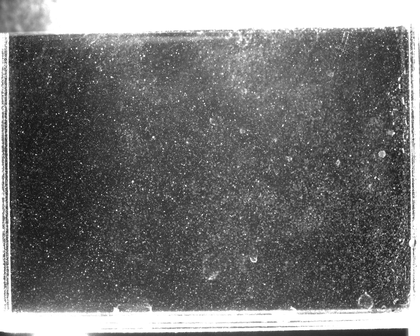
%> input picture PIV/Group 13/A.tif, 420 x 336 px, shrunk from 1280 x 1024 before the run
$ octave iterativeraufruf.m   (GNU Octave 9; MATLAB toolbox functions it lacks are replaced by stand-ins)
%> lines starting %> are read from the running program, lines starting %| are printed output that depends on the picture
### PIV/Group 13/Run3/PIV_base.m
function [xgrid,ygrid,uvecs,vvecs,peaks,valid,cmaps] = PIV_base (I1,I2,mode,wxy,sxy,oxy,gxy,avgmaps,threshold)

%   Last Update: 29-NOW-09

%   ------ List of Changes ------
% [xgrid,ygrid,uvecs,vvecs,peaks,valid,cmaps] = PIV_base (Amean,Bmean,1,[62,62],[15,15],[0,0],[16,16],[],0);
%   -----------------------------

%   PIV 2-component, 2-D Particle Image Velocimetry
%
%   I1,I2:          images (no stacked slices allowed - use frame averaging to combine data)
%
%   mode:           0  = PIV with SINC subpixel interpolation
%                   1  = PIV with GAUSS subpixel interpolation
%                   -1 = PIV WITHOUT subpixel interpolation
%
%   wxy:            [wx,wy]     interrogation window size
%   sxy:            [sx,sy]     max search size in x and y
%   oxy:            [ox,oy]     window offset (constant across image)
%                   [nx,ny,2]	window offset for individual grid points
%   gxy:            [gx,gy]     window shift
%                   [nx,ny,2]	window positions in x and y
%
%   avgmaps:        composite image of correlation maps to be averaged with
%                   current data (leave empty if not needed)
%
%   xgrid,ygrid:    grid location of output results
%   uvecs, vvecs:   (map averaged) u- and v- velocities
%   peaks:          map of peak heights
%   valid:          map of flags: -1=invalid, 0=integer shifts ok, 1=subpixel shifts ok
%   cmaps:          output composite image of correlation maps to be averaged with
%                   subsequent data

%----------------------- global variables -----------------------------------

clear global CSZX CSZY
clear global QMAT QQ
clear global PHASEX PHASEY PHASEXX PHASEXY PHASEYY
clear global MAXITER

global CSZX CSZY
CSZX= 2*sxy(1) + 1;                     % x-size of correlation map, always odd
CSZY= 2*sxy(2) + 1;                     % y-size of correlation map, always odd

% matrix for Gaussian peak fit
global QMAT QQ
QMAT= [ [ 1 -1 -1  1  1  1]; ...
        [ 1  0 -1  0  0  1]; ...
        [ 1  1 -1  1 -1  1]; ...
        [ 1 -1  0  1  0  0]; ...
        [ 1  0  0  0  0  0]; ...
        [ 1  1  0  1  0  0]; ...
        [ 1 -1  1  1 -1  1]; ...
        [ 1  0  1  0  0  1]; ...
        [ 1  1  1  1  1  1] ];
QQ= QMAT' * QMAT;

% compute phase mask for FFT shifts
global PHASEX PHASEY PHASEXX PHASEXY PHASEYY
PHASEX= zeros(1,CSZX);
PHASEX(1:sxy(1)+1)= 2*pi*(0:sxy(1))./CSZX;
PHASEX(sxy(1)+2:CSZX)= 2*pi*(-sxy(1):-1)./CSZX;
PHASEX= repmat(PHASEX,CSZY,1);

PHASEY= zeros(1,CSZY);
PHASEY(1:sxy(2)+1)= 2*pi*(0:sxy(2))./CSZY;
PHASEY(sxy(2)+2:CSZY)= 2*pi*(-sxy(2):-1)./CSZY;
PHASEY= repmat(PHASEY',1,CSZX);

PHASEXX= PHASEX.*PHASEX;
PHASEXY= PHASEX.*PHASEY;
PHASEYY= PHASEY.*PHASEY;

global MAXITER
MAXITER= 20;

%-----------------------------------------------------------------------------

if size(I1) ~= size(I2)
    error ('Images should be same size ...');
end

if abs(mode) > 1
    error ('Select proper subpixel processing mode: 0=Sinc, 1=Gauss, -1=None ...');
end

if wxy(1) < 1 || wxy(2) < 1
    error ('Wrong window size wxy ...');
end

if sxy(1) < 1 || sxy(2) < 1
    error ('Search range sxy too small ...');
end

if 2*sxy(1) >= wxy(1) || 2*sxy(2) >= wxy(2)
    error ('Search range sxy too large ...');
end

if gxy(1) < 1 || gxy(2) < 1
    error ('Wrong window spacing dxy ...');
end

[height,width,nslice]=size(I1);

if nslice > 1
    disp ('Only processing first slice of image stack !');
end

% make sure image data are floating point
I1=double(I1);
I2=double(I2);

% fill in arrays of interrogation grid points
if numel(gxy) ==2
    % grid spacing is prescribed
    nx= floor((width-wxy(1))/gxy(1)) + 1;
    ny= floor((height-wxy(2))/gxy(2)) + 1;
    [xgrid,ygrid]= meshgrid((0:nx-1)*gxy(1)+1,(0:ny-1)*gxy(2)+1);
    xgrid= xgrid + wxy(1)/2 - 0.5;
    ygrid= ygrid + wxy(2)/2 - 0.5;
else
    % full grid is prescribed
    [ny,nx,nz]= size(gxy);
    xgrid= gxy(:,:,1);
    ygrid= gxy(:,:,2);
end

% size of smaller interrogation window
wszx= wxy(1)-CSZX+1;
wszy= wxy(2)-CSZY+1;
norm= wszx*wszy;

% initialize output arrays
uvecs= NaN(ny,nx);
vvecs= NaN(ny,nx);
peaks= NaN(ny,nx);
valid= -int8(ones(ny,nx));
cmaps= zeros(ny*CSZY,nx*CSZX);

% compute edge coordinates for PIV grid
if  numel(oxy) == 2
    ox2= repmat(round(oxy(1)/2),ny,nx);
    oy2= repmat(round(oxy(2)/2),ny,nx);
elseif  numel(oxy) == numel(gxy)
    ox2= round(oxy(:,:,1)/2);
    oy2= round(oxy(:,:,2)/2);
else
    error ('Incompatible specification for oxy ...');
end

% precompute sliding means and variances (is faster than for individual
% subwindows)
sumAn= slidesum(I1,wxy(2)-CSZY+1,wxy(1)-CSZX+1);
varAn= slidesum(I1.^2,wxy(2)-CSZY+1,wxy(1)-CSZX+1) - (sumAn.^2)./norm;
sumBn= slidesum(I2,wszy,wszx);
varBn= slidesum(I2.^2,wszy,wszx) - (sumBn.^2)./norm;

% loop over all subwindows
for rcindx=1:nx*ny

    try

        % Extract subwindows from the images
        xoff= xgrid(rcindx) - wxy(1)/2 + 0.5;
        yoff= ygrid(rcindx) - wxy(2)/2 + 0.5;

        % extract smaller subwindow from first image
        x1= xoff-ox2(rcindx)+sxy(1);
        y1= yoff-oy2(rcindx)+sxy(2);
        A= I1(y1:y1+wxy(2)-CSZY,x1:x1+wxy(1)-CSZX);

        % extract full subwindow from second image
        x2= xoff+ox2(rcindx);
        y2= yoff+oy2(rcindx);
        B= I2(y2:y2+wxy(2)-1,x2:x2+wxy(1)-1);

        % insert previous map estimate if available
        rr= mod(rcindx-1,ny)*CSZY;
        cc= fix((rcindx-1)/ny)*CSZX;
        if not(isempty(avgmaps))
            newmap= avgmaps(rr+1:rr+CSZY,cc+1:cc+CSZX);
        else
            newmap= zeros(CSZY,CSZX);
        end

        % compute normalizing denominator
        denom= sqrt(varAn(y1,x1) .* varBn(y2:y2+CSZY-1,x2:x2+CSZX-1));

        if denom ~= 0

            % compute covariance for windows
            fft_A= fft2(A,wxy(2),wxy(1));   % padded for size of subwindow B
            fft_B= fft2(B);
            corrAB= ifft2(conj(fft_A).*fft_B,'symmetric');

            % compute (co-)variances
            covAB= corrAB(1:CSZY,1:CSZX) - sumAn(y1,x1).*sumBn(y2:y2+CSZY-1,x2:x2+CSZX-1)./norm;

            % compute correlation map
            normcorr= covAB ./ denom;
            if max(normcorr(:)) >= threshold
                newmap= newmap + normcorr;
            end

        end

        % store updated correlation map
        cmaps(rr+1:rr+CSZY,cc+1:cc+CSZX)= newmap;

        % peak analysis only if there are non-zero elements in cmaps
        if newmap ~= 0

            % Find value and position (xpeak, ypeak) of the correlation peak
            peaks(rcindx)= max(newmap(:));
            [ypeak,xpeak]= find(newmap==peaks(rcindx));

            % analyze further only if peak value is unique
            if numel(xpeak) == 1

                % compute shift index
                uvecs(rcindx)= xpeak - sxy(1) - 1 + 2*ox2(rcindx);
                vvecs(rcindx)= ypeak - sxy(2) - 1 + 2*oy2(rcindx);
                valid(rcindx)= 0;

                % correlation maximum is not an a edge
                if mode >= 0 && xpeak~=1 && xpeak~=CSZX && ypeak~=1 && ypeak~=CSZY
                    % subpixel interpolation
                    if mode == 0
                        [intpeak,shift,iter]= sincpeak (newmap,[xpeak,ypeak]);
                    else
                        [intpeak,shift,iter]= gausspeak (newmap,[xpeak,ypeak]);
                    end
                    if iter < MAXITER && intpeak/peaks(rcindx) > 0.98 && intpeak/peaks(rcindx) < 2.0
                        % good data: final interpolated shifts superseedes integer shift estimate
                        uvecs(rcindx)= shift(1) - sxy(1) - 1 + 2*ox2(rcindx);
                        vvecs(rcindx)= shift(2) - sxy(2) - 1 + 2*oy2(rcindx);
                        peaks(rcindx)= intpeak;
                        valid(rcindx)= 1;
                    end
                end
            end
        end

    catch
        % array indexing error (window out of bounds): do nothing, move on
    end

end

return

%----------------------------------------------------------------------------------------

function ss= slidesum(a,n,m)
% sliding window summation; averaging window size is [n,m]
[na,ma]= size(a);
aa= [zeros(1,ma+1); [zeros(na,1),a]];
a1= cumsum(aa,1);
a2 = a1(n+1:na+1,:)-a1(1:na+1-n,:);
a3 = cumsum(a2,2);
ss = a3(:,m+1:ma+1)-a3(:,1:ma+1-m);
return

%----------------------------------------------------------------------------------------

function [peak,shift,it]= gausspeak (cmap,start)

% (pseudo-)Gaussian peak fit: p(x,y) = exp(a + b*x + c*y + d*x*x + e*x*y + f*y*y)

% last modified 23-02-03

global QMAT QQ MAXITER

peak= 0;
shift= [0,0];

ind= 1;
for j=-1:1
    for i=-1:1
        rhs(ind)= log(max(cmap(start(2)+j,start(1)+i),1.e-12));
        ind= ind + 1;
    end
end
if var(rhs) == 0
    % right hand side was clipped everywhere: no good
    it= MAXITER;
    return
end
qr= QMAT' * rhs';
coeffs= QQ \ qr;
mmat= [ [2*coeffs(4) coeffs(5)]; [coeffs(5) 2*coeffs(6)]];
mrhs= [-coeffs(2); -coeffs(3)];
qvec= (mmat \ mrhs)';

if norm(qvec) > 1
    % interpolated displacement is too large: no good
    it= MAXITER;
    return
end

it= 1;
shift= qvec + start;

% compute surface curvature criterion for Gaussian peak
peak= exp(coeffs(1) + coeffs(2)*qvec(1) + coeffs(3)*qvec(2) + ...
          coeffs(4)*qvec(1)*qvec(1) + coeffs(5)*qvec(1)*qvec(2) + coeffs(6)*qvec(2)*qvec(2));

return

%----------------------------------------------------------------------------------------

% [41 lines left out: function sincpeak, not called in this run]

%----------------------------------------------------------------------------------------

% [24 lines left out: function fgheval, not called in this run]

### PIV/Group 13/iterativeraufruf.m
 Amean=imread('A.tif');
%> Amean is the input picture: size 336x420 uint8; min 14, max 255, mean 115.3
Bmean=imread('B.tif');
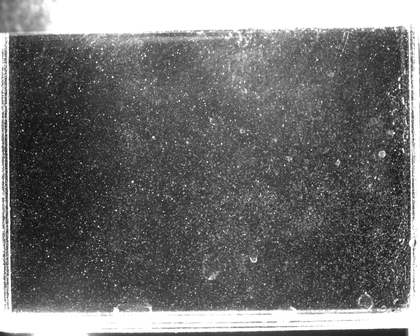
%> input picture PIV/Group 13/B.tif, 420 x 336 px, shrunk from 1280 x 1024 before the run
%> Bmean is the input picture: size 336x420 uint8; min 10, max 255, mean 112.5
[xgrid,ygrid,uvecs,vvecs,peaks,valid,cmaps] = PIV_base (Amean,Bmean,1,[62,62],[15,15],[0,0],[16,16],[],0);
%> call 2 of slidesum, with n = 32, m = 32
%> in slidesum (call 2), `a1= cumsum(aa,1);`:
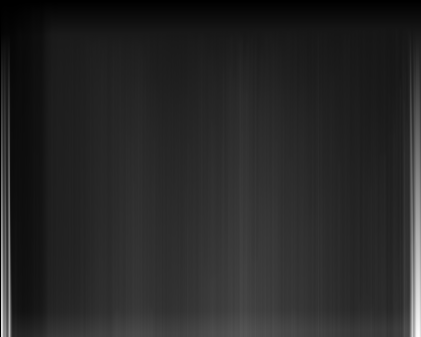
%> a1: size 337x421 double; min 0, max 21786909, mean 3365567.4; drawn with min black and max white
%> in slidesum (call 2), `a2 = a1(n+1:na+1,:)-a1(1:na+1-n,:);`:
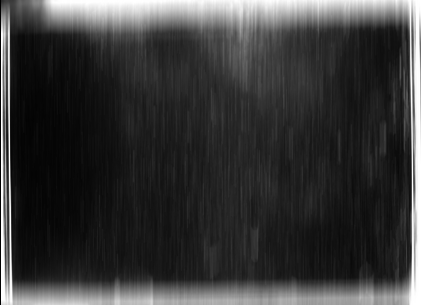
%> a2: size 305x421 double; min 0, max 2080800, mean 463060.1; drawn with min black and max white
%> in slidesum (call 2), `a3 = cumsum(a2,2);`:
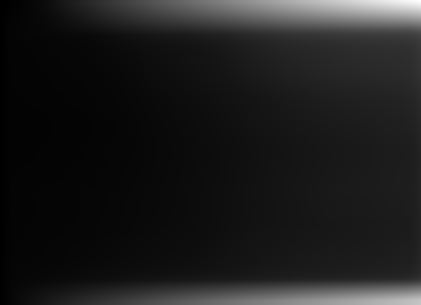
%> a3: size 305x421 double; min 0, max 790014784, mean 90936977.2; drawn with min black and max white
%> in PIV_base, `varAn= slidesum(I1.^2,wxy(2)-CSZY+1,wxy(1)-CSZX+1) - (sumAn.^2)./norm;`:
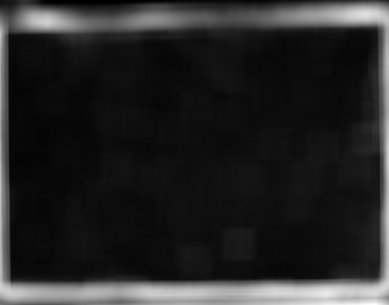
%> varAn: size 305x389 double; min 2, max 7900607.8, mean 1196461.1; drawn with min black and max white
%> the loop in PIV_base, `for rcindx=1:nx*ny` made 414 passes
%> (ypeak, xpeak, shift, intpeak) on passes 1 to 12: (16, 16, [16.15 16], 0.992), (16, 16, [16.39 15.88], 0.959), (16, 16, [16.34 15.77], 0.725), (16, 16, [16.12 15.92], 0.72), (16, 16, [16.01 15.93], 0.728), (16, 16, [16 15.72], 0.589), (15, 16, [16.06 15.14], 0.538), (15, 16, [16.02 15.16], 0.562), (15, 16, [15.94 15.43], 0.618), (16, 16, [15.91 15.57], 0.549), (16, 16, [15.92 15.82], 0.612), (16, 16, [15.89 15.64], 0.6)
%> after the loop in PIV_base, `for rcindx=1:nx*ny`:
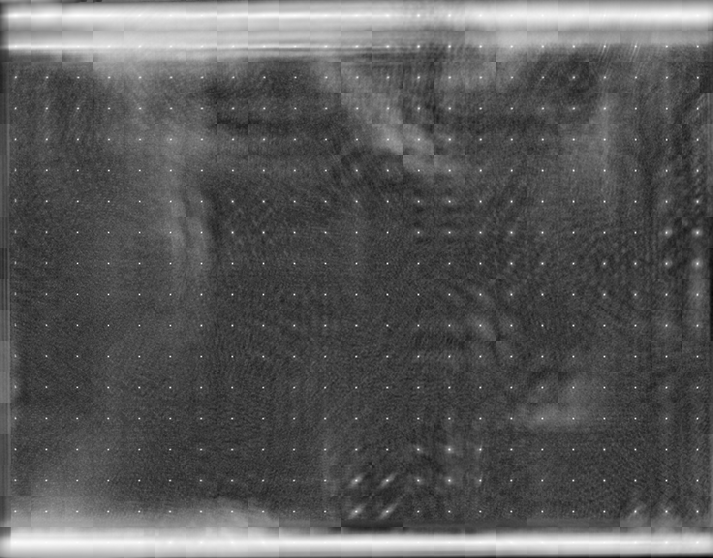
%> cmaps: size 558x713 double; min -0.309, max 0.999, mean 0.149; drawn with min black and max white
xygrid(:,:,2)=ygrid;
xygrid(:,:,1)=xgrid;
uvgrid(:,:,2)=medfilt2(vvecs);
uvgrid(:,:,1)=medfilt2(uvecs);
 [xgrid,ygrid,uvecs2,vvecs2,peaks,valid,cmaps] = PIV_base (Amean,Bmean,1,[62,62],[15,15],uvgrid,xygrid,[],0);
%> the loop in PIV_base (call 2), `for rcindx=1:nx*ny` made 414 passes
%> pass 2, in PIV_base (call 2), `B= I2(y2:y2+wxy(2)-1,x2:x2+wxy(1)-1);`:
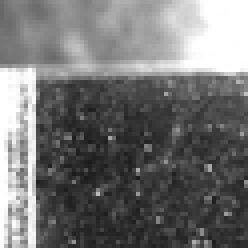
%> B: size 62x62 double (shown 4 times larger); min 25, max 255, mean 114.7
